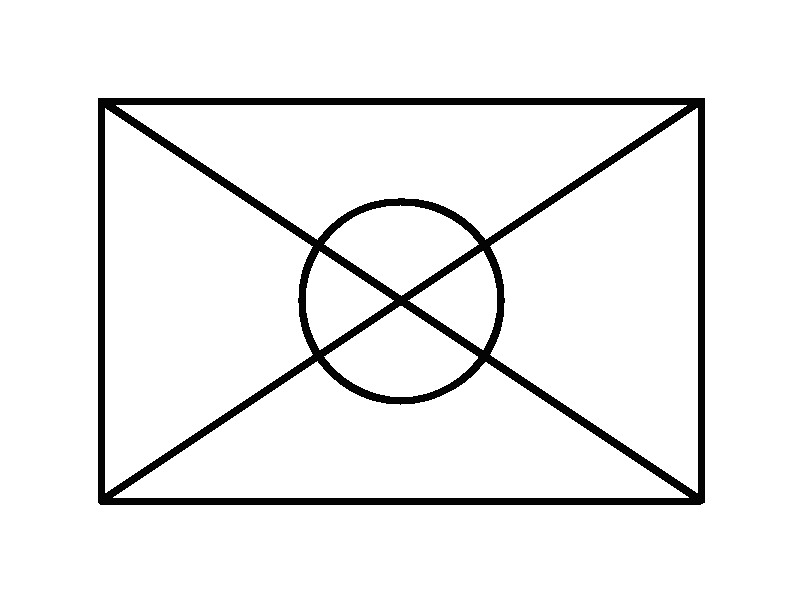
#> input picture test_enhanced.png, 800 x 600 px; its folder holds only this picture in this run
$ python main.py test_enhanced.png
#> lines starting #> are read from the running program, lines starting #| are printed output that depends on the picture; after the words box and inside, x2 and y2 are one past the last pixel; in counts of white or black regions, pixels touching at a corner belong together
"""
Program do poprawiania jakości zdjęć miniatur elementów konstrukcyjnych.
Pogrubia czarne linie na białym tle dla lepszej widoczności w dokumentach PDF.
"""

import sys
from pathlib import Path
import numpy as np
import cv2


def enhance_cad_image(input_path: str, output_path: str, line_thickness: int = 4,
                       contrast_boost: float = 2.5, sharpen: bool = True,
                       extra_enhance: bool = False) -> bool:
    """
    Poprawia jakość zdjęcia CAD poprzez pogrubienie linii i zwiększenie kontrastu.

    Args:
        input_path: Ścieżka do pliku wejściowego
        output_path: Ścieżka do pliku wyjściowego
        line_thickness: Grubość pogrubienia linii (1-5, domyślnie 4)
        contrast_boost: Współczynnik zwiększenia kontrastu (domyślnie 2.5)
        sharpen: Czy zastosować wyostrzanie (domyślnie True)
        extra_enhance: Czy zastosować dodatkowe wzmocnienie dla maksymalnej widoczności (domyślnie False)

    Returns:
        True jeśli operacja się powiodła, False w przeciwnym razie
    """
#> called with input_path = 'test_enhanced.png', output_path = 'test_enhanced.png', line_thickness = 4, contrast_boost = 2.5, sharpen = True, extra_enhance = False
    try:
        # Wczytaj obraz - używamy numpy do obsługi ścieżek z polskimi znakami
        # cv2.imread nie obsługuje poprawnie Unicode w ścieżkach na Windows
        img = cv2.imdecode(np.fromfile(input_path, dtype=np.uint8), cv2.IMREAD_UNCHANGED)
#> img is the input picture: shape (600, 800, 3); min 0, max 255, mean 239.5

        if img is None:
            print(f"Błąd: Nie można wczytać obrazu: {input_path}")
            return False

        # Sprawdź czy obraz ma kanał alfa (przezroczystość)
        has_alpha = img.shape[2] == 4 if len(img.shape) == 3 else False
#> has_alpha = False

        if has_alpha:
            # Rozdziel kanały
            bgr = img[:, :, :3]
            alpha = img[:, :, 3]
        else:
            bgr = img
            alpha = None

        # Konwersja do skali szarości
        gray = cv2.cvtColor(bgr, cv2.COLOR_BGR2GRAY)

        # Najpierw zwiększ kontrast w skali szarości dla lepszego wykrycia linii
        gray = cv2.convertScaleAbs(gray, alpha=1.3, beta=-20)

        # Binaryzacja adaptacyjna - lepiej wykrywa linie o różnej intensywności
        # Kombinacja dwóch metod dla najlepszego rezultatu
        binary1 = cv2.adaptiveThreshold(gray, 255, cv2.ADAPTIVE_THRESH_GAUSSIAN_C,
                                        cv2.THRESH_BINARY_INV, 11, 2)
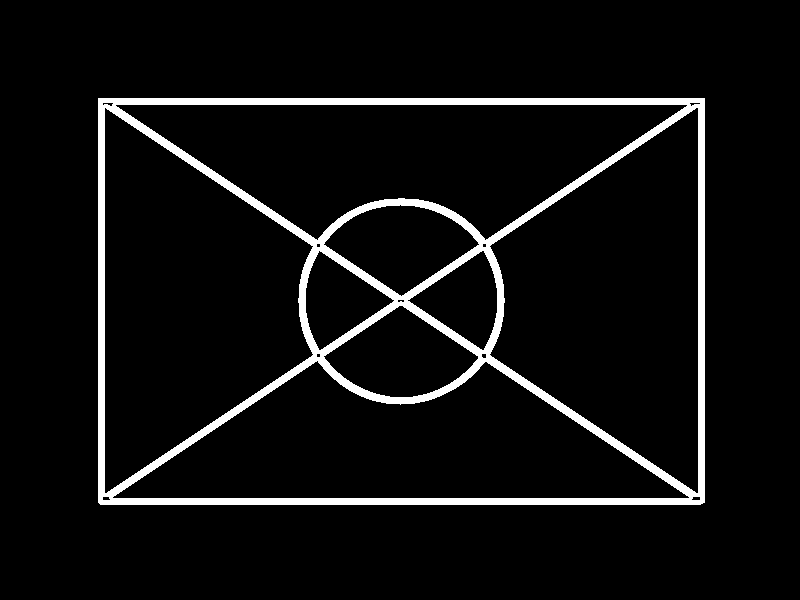
#> binary1: shape (600, 800); 6.1% white; 1 white region, box (x1, y1, x2, y2) and area: (98, 98, 705, 505) 29326
        _, binary2 = cv2.threshold(gray, 180, 255, cv2.THRESH_BINARY_INV)
#> binary2: shape (600, 800); 6.1% white; 1 white region, box (x1, y1, x2, y2) and area: (98, 98, 705, 505) 29450

        # Połącz obie metody (OR) - wykryje więcej linii
        binary = cv2.bitwise_or(binary1, binary2)

        # Pogrubienie linii za pomocą dylacji - używamy więcej iteracji dla silniejszego efektu
        if line_thickness > 0:
            kernel_size = max(2, line_thickness)
            kernel = cv2.getStructuringElement(cv2.MORPH_ELLIPSE, (kernel_size, kernel_size))
            # Zwiększamy liczbę iteracji dla grubszych linii
            iterations = 1 if line_thickness <= 2 else 2
            binary = cv2.dilate(binary, kernel, iterations=iterations)
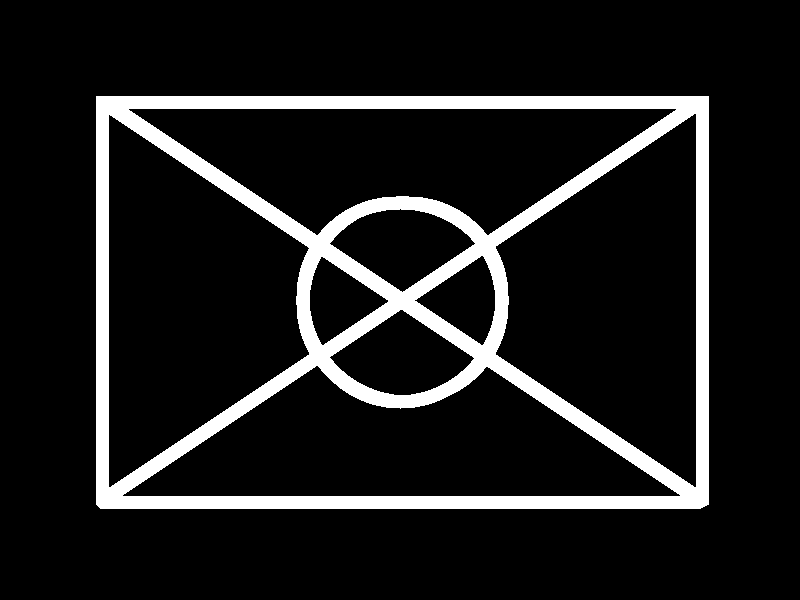
#> binary: shape (600, 800); 11.3% white; 1 white region, box (x1, y1, x2, y2) and area: (96, 96, 709, 509) 54256

        # Dodatkowe wzmocnienie dla maksymalnej widoczności
        if extra_enhance:
            # Dodatkowa dylacja z mniejszym jądrem dla wygładzenia
            kernel_smooth = cv2.getStructuringElement(cv2.MORPH_ELLIPSE, (2, 2))
            binary = cv2.dilate(binary, kernel_smooth, iterations=1)
            # Morfologiczne zamknięcie - łączy przerwane linie
            kernel_close = cv2.getStructuringElement(cv2.MORPH_ELLIPSE, (3, 3))
            binary = cv2.morphologyEx(binary, cv2.MORPH_CLOSE, kernel_close)

        # Inwersja z powrotem: białe linie na czarnym tle -> czarne linie na białym tle
        result_gray = cv2.bitwise_not(binary)

        # Konwersja z powrotem do BGR
        result = cv2.cvtColor(result_gray, cv2.COLOR_GRAY2BGR)

        # Zwiększenie kontrastu
        if contrast_boost != 1.0:
            # Normalizacja kontrastu
            lab = cv2.cvtColor(result, cv2.COLOR_BGR2LAB)
#> lab: shape (600, 800, 3); mean of channels 0, 1, 2 226.2, 128, 128
            l, a, b = cv2.split(lab)
#> a: shape (600, 800); every value is 128
            clahe = cv2.createCLAHE(clipLimit=contrast_boost, tileGridSize=(8, 8))
            l = clahe.apply(l)
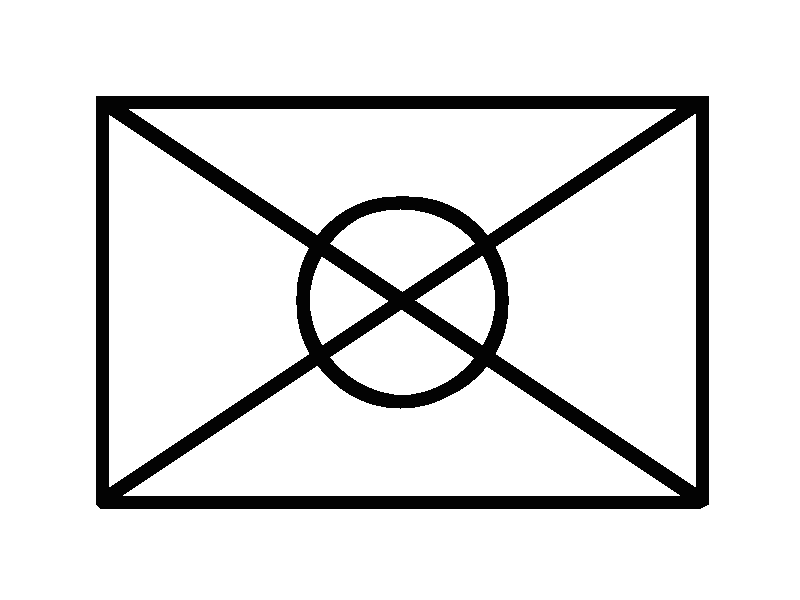
#> l: shape (600, 800); min 2, max 255, mean 226.5
            lab = cv2.merge([l, a, b])
#> lab: shape (600, 800, 3); mean of channels 0, 1, 2 226.5, 128, 128
            result = cv2.cvtColor(lab, cv2.COLOR_LAB2BGR)

        # Wyostrzanie
        if sharpen:
            kernel_sharpen = np.array([[-1, -1, -1],
                                       [-1,  9, -1],
                                       [-1, -1, -1]])
            result = cv2.filter2D(result, -1, kernel_sharpen)

        # Przywróć kanał alfa jeśli istniał
        if has_alpha:
            result = cv2.cvtColor(result, cv2.COLOR_BGR2BGRA)
            result[:, :, 3] = alpha

        # Zapisz wynik - używamy imencode + tofile dla obsługi polskich znaków w ścieżce
        # Określ rozszerzenie pliku dla kodowania
        ext = Path(output_path).suffix.lower()
        if ext == '.png':
            encode_param = [cv2.IMWRITE_PNG_COMPRESSION, 9]
        elif ext in ['.jpg', '.jpeg']:
            encode_param = [cv2.IMWRITE_JPEG_QUALITY, 95]
        else:
            encode_param = []

        success, encoded_img = cv2.imencode(ext, result, encode_param)
#> encoded_img = 7704 values, max 255 at index 56, min 0 at index 8, mean 113.3
        if success:
            encoded_img.tofile(output_path)
            print(f"Zapisano: {output_path}")
            return True
        else:
            print(f"Błąd: Nie można zakodować obrazu: {output_path}")
            return False

    except Exception as e:
        print(f"Błąd podczas przetwarzania {input_path}: {str(e)}")
        return False


# [67 lines left out: function process_directory, not called in this run]


def process_single_file(input_file: str, output_file: str = None,
                        line_thickness: int = 4, contrast_boost: float = 2.5,
                        sharpen: bool = True, extra_enhance: bool = False) -> bool:
    """
    Przetwarza pojedynczy plik obrazu.

    Args:
        input_file: Ścieżka do pliku wejściowego
        output_file: Ścieżka do pliku wyjściowego (domyślnie: nadpisuje oryginalny plik)
        line_thickness: Grubość pogrubienia linii
        contrast_boost: Współczynnik zwiększenia kontrastu
        sharpen: Czy zastosować wyostrzanie
        extra_enhance: Czy zastosować dodatkowe wzmocnienie

    Returns:
        True jeśli operacja się powiodła
    """
    input_path = Path(input_file)

    if not input_path.exists():
        print(f"Błąd: Plik nie istnieje: {input_file}")
        return False

    if output_file is None:
        # Domyślnie nadpisuj oryginalny plik
        output_path = input_path
    else:
        output_path = Path(output_file)

    return enhance_cad_image(str(input_path), str(output_path),
                             line_thickness, contrast_boost, sharpen, extra_enhance)


def main():
    """Główna funkcja programu z interfejsem CLI."""
    import argparse

    parser = argparse.ArgumentParser(
        description="Poprawia jakość zdjęć CAD - pogrubia linie i zwiększa kontrast.",
        formatter_class=argparse.RawDescriptionHelpFormatter,
        epilog="""
Przykłady użycia:
  python main.py obraz.png                    # Przetwarza plik (nadpisuje oryginalny)
  python main.py obraz.png -o wynik.png       # Przetwarza z określoną nazwą wyjściową
  python main.py -d ./zdjecia -r              # Przetwarza katalog z podkatalogami (nadpisuje)
  python main.py -d ./zdjecia -r -t 5 -c 3.0  # Maksymalna grubość i kontrast
  python main.py -d ./zdjecia -r -e           # Z dodatkowym wzmocnieniem linii
  python main.py -d ./zdjecia -od ./wyniki -r # Zapisuje do osobnego folderu
        """
    )

    parser.add_argument("input", nargs="?", help="Ścieżka do pliku wejściowego PNG")
    parser.add_argument("-o", "--output", help="Ścieżka do pliku wyjściowego")
    parser.add_argument("-d", "--directory", help="Katalog z plikami do przetworzenia")
    parser.add_argument("-od", "--output-dir", help="Katalog na pliki wyjściowe")
    parser.add_argument("-t", "--thickness", type=int, default=4, choices=range(1, 6),
                        help="Grubość pogrubienia linii (1-5, domyślnie: 4)")
    parser.add_argument("-c", "--contrast", type=float, default=2.5,
                        help="Współczynnik kontrastu (domyślnie: 2.5)")
    parser.add_argument("-ns", "--no-sharpen", action="store_true",
                        help="Wyłącz wyostrzanie")
    parser.add_argument("-r", "--recursive", action="store_true",
                        help="Przetwarzaj podkatalogi rekurencyjnie")
    parser.add_argument("-e", "--extra-enhance", action="store_true",
                        help="Dodatkowe wzmocnienie dla maksymalnej widoczności linii")

    args = parser.parse_args()

    sharpen = not args.no_sharpen

    if args.directory:
        # Tryb przetwarzania katalogu
        success, errors = process_directory(
            args.directory,
            args.output_dir,
            args.thickness,
            args.contrast,
            sharpen,
            args.recursive,
            args.extra_enhance
        )
        print(f"\nZakończono: {success} plików przetworzonych, {errors} błędów.")
        return 0 if errors == 0 else 1

    elif args.input:
        # Tryb pojedynczego pliku
        if process_single_file(args.input, args.output, args.thickness,
                               args.contrast, sharpen, args.extra_enhance):
            print("Przetwarzanie zakończone pomyślnie.")
            return 0
        else:
            print("Wystąpił błąd podczas przetwarzania.")
            return 1

    else:
        parser.print_help()
        print("\n--- Tryb interaktywny ---")
        print("Podaj ścieżkę do pliku lub katalogu z obrazami PNG:")
        user_input = input("> ").strip()

        if not user_input:
            print("Nie podano ścieżki. Kończę.")
            return 1

        path = Path(user_input)

        if path.is_file():
            if process_single_file(str(path), line_thickness=args.thickness,
                                   contrast_boost=args.contrast, sharpen=sharpen):
                print("Przetwarzanie zakończone pomyślnie.")
                return 0
            return 1

        elif path.is_dir():
            success, errors = process_directory(
                str(path), line_thickness=args.thickness,
                contrast_boost=args.contrast, sharpen=sharpen,
                recursive=True  # Domyślnie przeszukuj podkatalogi
            )
            print(f"\nZakończono: {success} plików przetworzonych, {errors} błędów.")
            return 0 if errors == 0 else 1

        else:
            print(f"Błąd: Ścieżka nie istnieje: {user_input}")
            return 1


if __name__ == "__main__":
    sys.exit(main())
#> (the program exits here)
